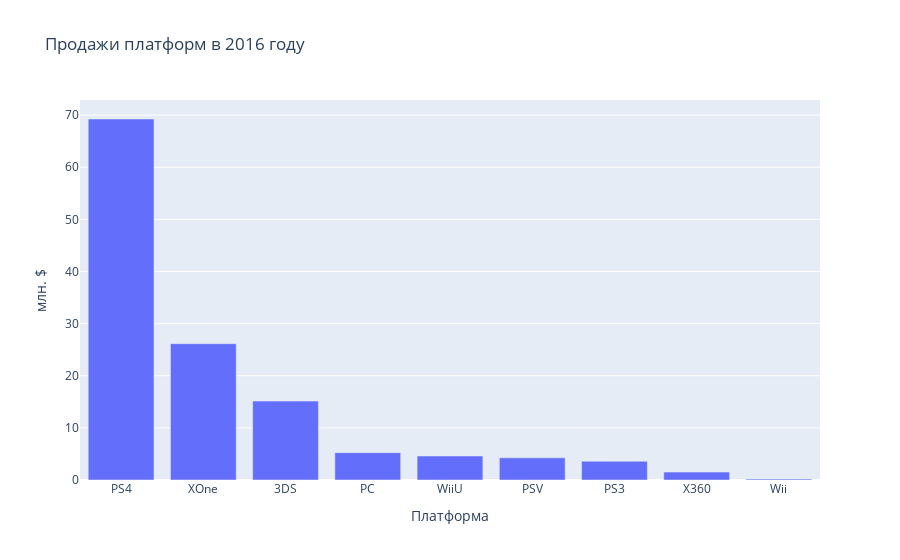

Notebook cell for this chart:
### Markdown cell above
Для того, чтобы определить нужный нам период, посмотрим о каком искажении идёт речь.

### Code cell
# <создадим таблицу отображающую суммарныые продажи по платформам за 2016 год, и построим гистограмму с помощью пакета plotly>
platforms_2016_sum_sales = games[games['year_of_release']==2016].groupby('platform')[['sum_sales']].sum()

platforms_2016_sum_sales.columns = ['sum_sales']
platforms_2016_sum_sales.sort_values('sum_sales', ascending=False, inplace=True)

trace = go.Bar(
    x=platforms_2016_sum_sales.index,
    y=platforms_2016_sum_sales.sum_sales,
    name='sum_sales'
)
data = [trace]
layout = {'title': 'Продажи платформ в 2016 году', 'yaxis': {'title': 'млн. $'},'xaxis': {'title': 'Платформа'}}
fig = go.Figure(data=data, layout=layout)
iplot(fig, show_link=False)

### Figure 1 — Plotly figure (JSON) as saved in the notebook; plotly's stock layout.template omitted (floating-point values rounded to 4 significant figures)
{"data": [{"name": "sum_sales", "type": "bar", "x": ["PS4", "XOne", "3DS", "PC", "WiiU", "PSV", "PS3", "X360", "Wii"], "y": [69.25, 26.15, 15.14, 5.25, 4.6, 4.25, 3.6, 1.52, 0.18]}], "layout": {"title": {"text": "Продажи платформ в 2016 году"}, "xaxis": {"title": {"text": "Платформа"}}, "yaxis": {"title": {"text": "млн. $"}}}}
